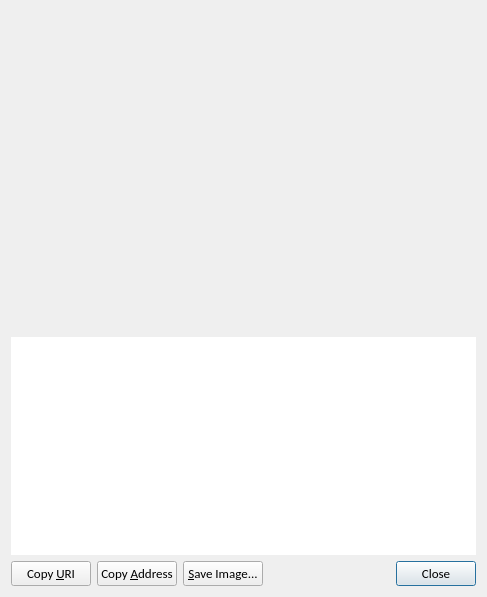
<?xml version="1.0" encoding="UTF-8"?>
<ui version="4.0">
 <class>ReceiveRequestDialog</class>
 <widget class="QDialog" name="ReceiveRequestDialog">
  <property name="geometry">
   <rect>
    <x>0</x>
    <y>0</y>
    <width>487</width>
    <height>597</height>
   </rect>
  </property>
  <property name="font">
   <font>
    <family>Calibri</family>
    <pointsize>10</pointsize>
   </font>
  </property>
  <layout class="QVBoxLayout" name="verticalLayout_3">
   <item>
    <widget class="QRImageWidget" name="lblQRCode">
     <property name="sizePolicy">
      <sizepolicy hsizetype="Expanding" vsizetype="Fixed">
       <horstretch>0</horstretch>
       <verstretch>0</verstretch>
      </sizepolicy>
     </property>
     <property name="minimumSize">
      <size>
       <width>300</width>
       <height>320</height>
      </size>
     </property>
     <property name="toolTip">
      <string>QR Code</string>
     </property>
     <property name="textFormat">
      <enum>Qt::PlainText</enum>
     </property>
     <property name="alignment">
      <set>Qt::AlignCenter</set>
     </property>
     <property name="wordWrap">
      <bool>true</bool>
     </property>
    </widget>
   </item>
   <item>
    <widget class="QTextEdit" name="outUri">
     <property name="sizePolicy">
      <sizepolicy hsizetype="Expanding" vsizetype="Expanding">
       <horstretch>0</horstretch>
       <verstretch>0</verstretch>
      </sizepolicy>
     </property>
     <property name="minimumSize">
      <size>
       <width>0</width>
       <height>50</height>
      </size>
     </property>
     <property name="frameShape">
      <enum>QFrame::NoFrame</enum>
     </property>
     <property name="frameShadow">
      <enum>QFrame::Plain</enum>
     </property>
     <property name="tabChangesFocus">
      <bool>true</bool>
     </property>
     <property name="textInteractionFlags">
      <set>Qt::TextSelectableByKeyboard|Qt::TextSelectableByMouse</set>
     </property>
    </widget>
   </item>
   <item>
    <layout class="QHBoxLayout" name="horizontalLayout">
     <item>
      <widget class="QPushButton" name="btnCopyURI">
       <property name="font">
        <font>
         <family>Calibri</family>
         <pointsize>10</pointsize>
        </font>
       </property>
       <property name="text">
        <string>Copy &amp;URI</string>
       </property>
       <property name="autoDefault">
        <bool>false</bool>
       </property>
      </widget>
     </item>
     <item>
      <widget class="QPushButton" name="btnCopyAddress">
       <property name="font">
        <font>
         <family>Calibri</family>
         <pointsize>10</pointsize>
        </font>
       </property>
       <property name="text">
        <string>Copy &amp;Address</string>
       </property>
       <property name="autoDefault">
        <bool>false</bool>
       </property>
      </widget>
     </item>
     <item>
      <widget class="QPushButton" name="btnSaveAs">
       <property name="font">
        <font>
         <family>Calibri</family>
         <pointsize>10</pointsize>
        </font>
       </property>
       <property name="text">
        <string>&amp;Save Image...</string>
       </property>
       <property name="autoDefault">
        <bool>false</bool>
       </property>
      </widget>
     </item>
     <item>
      <spacer name="horizontalSpacer_2">
       <property name="orientation">
        <enum>Qt::Horizontal</enum>
       </property>
       <property name="sizeHint" stdset="0">
        <size>
         <width>40</width>
         <height>20</height>
        </size>
       </property>
      </spacer>
     </item>
     <item>
      <widget class="QDialogButtonBox" name="buttonBox">
       <property name="font">
        <font>
         <family>Calibri</family>
         <pointsize>10</pointsize>
        </font>
       </property>
       <property name="standardButtons">
        <set>QDialogButtonBox::Close</set>
       </property>
      </widget>
     </item>
    </layout>
   </item>
  </layout>
 </widget>
 <customwidgets>
  <customwidget>
   <class>QRImageWidget</class>
   <extends>QLabel</extends>
   <header>qt/receiverequestdialog.h</header>
  </customwidget>
 </customwidgets>
 <resources/>
 <connections>
  <connection>
   <sender>buttonBox</sender>
   <signal>rejected()</signal>
   <receiver>ReceiveRequestDialog</receiver>
   <slot>reject()</slot>
   <hints>
    <hint type="sourcelabel">
     <x>452</x>
     <y>573</y>
    </hint>
    <hint type="destinationlabel">
     <x>243</x>
     <y>298</y>
    </hint>
   </hints>
  </connection>
  <connection>
   <sender>buttonBox</sender>
   <signal>accepted()</signal>
   <receiver>ReceiveRequestDialog</receiver>
   <slot>accept()</slot>
   <hints>
    <hint type="sourcelabel">
     <x>452</x>
     <y>573</y>
    </hint>
    <hint type="destinationlabel">
     <x>243</x>
     <y>298</y>
    </hint>
   </hints>
  </connection>
 </connections>
</ui>
